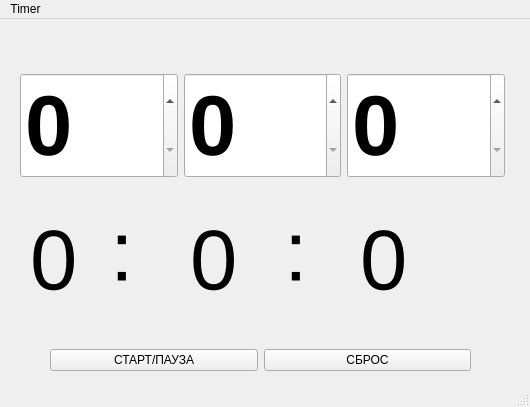
<?xml version="1.0" encoding="UTF-8"?>
<ui version="4.0">
 <class>Timer</class>
 <widget class="QMainWindow" name="Timer">
  <property name="geometry">
   <rect>
    <x>0</x>
    <y>0</y>
    <width>530</width>
    <height>407</height>
   </rect>
  </property>
  <property name="windowTitle">
   <string>Timer</string>
  </property>
  <widget class="QWidget" name="centralwidget">
   <widget class="QLabel" name="label">
    <property name="geometry">
     <rect>
      <x>30</x>
      <y>190</y>
      <width>141</width>
      <height>103</height>
     </rect>
    </property>
    <property name="font">
     <font>
      <pointsize>64</pointsize>
     </font>
    </property>
    <property name="text">
     <string>0</string>
    </property>
   </widget>
   <widget class="QLabel" name="label_3">
    <property name="geometry">
     <rect>
      <x>360</x>
      <y>190</y>
      <width>121</width>
      <height>103</height>
     </rect>
    </property>
    <property name="font">
     <font>
      <pointsize>64</pointsize>
     </font>
    </property>
    <property name="text">
     <string>0</string>
    </property>
   </widget>
   <widget class="QWidget" name="">
    <property name="geometry">
     <rect>
      <x>20</x>
      <y>50</y>
      <width>485</width>
      <height>114</height>
     </rect>
    </property>
    <layout class="QHBoxLayout" name="horizontalLayout">
     <item>
      <widget class="QSpinBox" name="spinBox">
       <property name="font">
        <font>
         <pointsize>64</pointsize>
         <weight>75</weight>
         <bold>true</bold>
        </font>
       </property>
       <property name="maximum">
        <number>23</number>
       </property>
      </widget>
     </item>
     <item>
      <widget class="QSpinBox" name="spinBox_2">
       <property name="font">
        <font>
         <pointsize>64</pointsize>
         <weight>75</weight>
         <bold>true</bold>
        </font>
       </property>
       <property name="maximum">
        <number>59</number>
       </property>
      </widget>
     </item>
     <item>
      <widget class="QSpinBox" name="spinBox_3">
       <property name="font">
        <font>
         <pointsize>64</pointsize>
         <weight>75</weight>
         <bold>true</bold>
        </font>
       </property>
       <property name="maximum">
        <number>59</number>
       </property>
      </widget>
     </item>
    </layout>
   </widget>
   <widget class="QWidget" name="">
    <property name="geometry">
     <rect>
      <x>50</x>
      <y>330</y>
      <width>421</width>
      <height>23</height>
     </rect>
    </property>
    <layout class="QHBoxLayout" name="horizontalLayout_3">
     <item>
      <widget class="QPushButton" name="pushButton">
       <property name="text">
        <string>СТАРТ/ПАУЗА</string>
       </property>
      </widget>
     </item>
     <item>
      <widget class="QPushButton" name="pushButton_2">
       <property name="text">
        <string>СБРОС</string>
       </property>
      </widget>
     </item>
    </layout>
   </widget>
   <widget class="QLabel" name="label_2">
    <property name="geometry">
     <rect>
      <x>190</x>
      <y>190</y>
      <width>131</width>
      <height>103</height>
     </rect>
    </property>
    <property name="font">
     <font>
      <pointsize>64</pointsize>
     </font>
    </property>
    <property name="text">
     <string>0</string>
    </property>
   </widget>
   <widget class="QWidget" name="">
    <property name="geometry">
     <rect>
      <x>110</x>
      <y>180</y>
      <width>341</width>
      <height>105</height>
     </rect>
    </property>
    <layout class="QHBoxLayout" name="horizontalLayout_2">
     <item>
      <widget class="QLabel" name="label_4">
       <property name="font">
        <font>
         <pointsize>64</pointsize>
        </font>
       </property>
       <property name="text">
        <string>:</string>
       </property>
      </widget>
     </item>
     <item>
      <widget class="QLabel" name="label_6">
       <property name="font">
        <font>
         <pointsize>64</pointsize>
        </font>
       </property>
       <property name="text">
        <string>:</string>
       </property>
      </widget>
     </item>
    </layout>
   </widget>
  </widget>
  <widget class="QMenuBar" name="menubar">
   <property name="geometry">
    <rect>
     <x>0</x>
     <y>0</y>
     <width>530</width>
     <height>20</height>
    </rect>
   </property>
   <widget class="QMenu" name="menuTimer">
    <property name="title">
     <string>Timer</string>
    </property>
   </widget>
   <addaction name="menuTimer"/>
  </widget>
  <widget class="QStatusBar" name="statusbar"/>
 </widget>
 <resources/>
 <connections/>
</ui>
